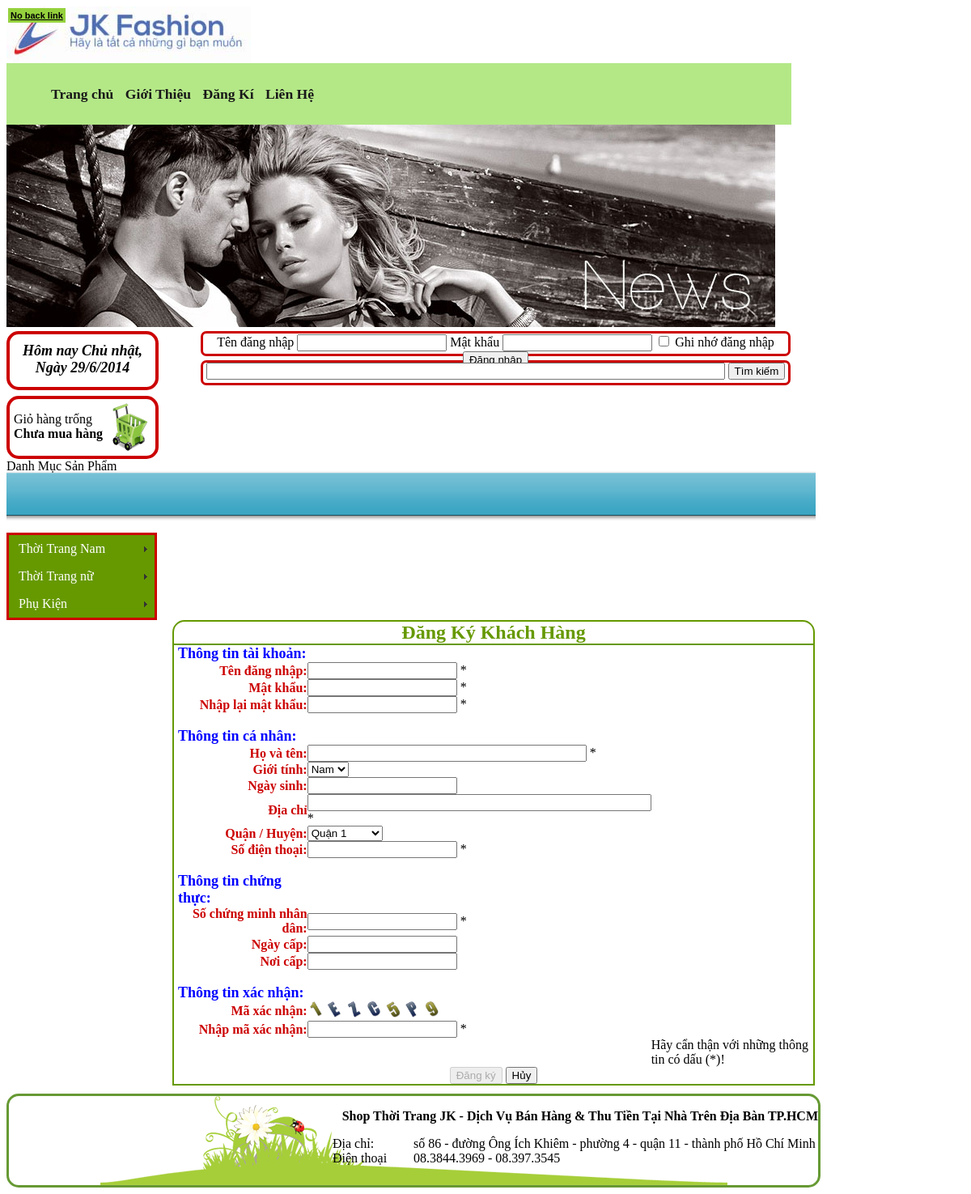
The app's page /index.php?link=dangky with its own data.
### tables this page shows
CREATE TABLE IF NOT EXISTS `chungloaisanpham` (
  `idCL` int(255) NOT NULL AUTO_INCREMENT,
  `TenCL` varchar(100) NOT NULL,
  `AnHien` int(255) NOT NULL,
  PRIMARY KEY (`idCL`)
);

### dangky.php (the view, shortened to what this page needs)
<?php
$chuoi= array('A','B','C','D','E','F','G','H','I','J','K','L','M','N','O','P','Q','R','S','T','U','V','W','X','Y','Z','0','1','2','3','4','5','6','7','8','9');
$tam=count ($chuoi)-1;
?>
<!DOCTYPE html PUBLIC "-//W3C//DTD XHTML 1.0 Transitional//EN" "http://www.w3.org/TR/xhtml1/DTD/xhtml1-transitional.dtd">
<html xmlns="http://www.w3.org/1999/xhtml">
<head>
</head>
<body>
<div id="dangky">
	<div id="namedangky">Đăng Ký Khách Hàng</div>
    <div id="contentdangky">
    <form id="formdangky" name="formdangky" method="post" action="xuly_dangky.php" onsubmit="return kiemtradangky(an1, an2, an3, an4, an5, an6, an7, an8)" >
    <table width="790" border="0" cellspacing="0" cellpadding="0">
  <tr>
    <td width="205" class="muclon">Thông tin tài khoản:</td>
    <td width="316">&nbsp;</td>
    <td width="269">&nbsp;</td>
  </tr>
  <tr>
    <td align="right" class="mucnho">Tên đăng nhập:</td>
    <td><input type="text" name="tendangnhap" id="tendangnhap" maxlength="22" /><input type="hidden" id="an1" name="an1" />
    *</td>
    <td><div id="ketquatendangnhap"></div></td>
  </tr>
  <tr>
    <td align="right" class="mucnho">Mật khẩu:</td>
    <td><input type="password" name="matkhau" id="matkhau" onblur="kiemtramatkhau(this.value)" /><input type="hidden" id="an2" name="an2" />
    *</td>
    <td><div id="ketquamatkhau"></div></td>
  </tr>
  <tr>
    <td align="right" class="mucnho">Nhập lại mật khẩu:</td>
    <td><input type="password" name="nhaplaimatkhau" id="nhaplaimatkhau" onblur="ktnhaplaimatkhau(matkhau.value,nhaplaimatkhau.value)" /><input type="hidden" id="an3" name="an3" />
    *</td>
    <td><div id="ketquanhaplaimk"></div></td>
  </tr>
  <tr>
    <td>&nbsp;</td>
    <td>&nbsp;</td>
    <td>&nbsp;</td>
  </tr>
  <tr>
    <td class="muclon">Thông tin cá nhân:</td>
    <td>&nbsp;</td>
    <td>&nbsp;</td>
  </tr>
  <tr>
    <td align="right" class="mucnho">Họ và tên:</td>
    <td><input name="hovaten" type="text" id="hovaten" size="40" onblur="kiemtrahovaten(this.value)" /><input type="hidden" id="an4" name="an4" />
    *</td>
    <td><div id="ketquahovaten"></div></td>
  </tr>
  <tr>
    <td align="right" class="mucnho">Giới tính:</td>
    <td><select name="gioitinh" id="gioitinh">
    <option value="Nam">Nam</option>
    </select></td>
    <td>&nbsp;</td>
  </tr>
  <tr>
    <td align="right" class="mucnho">Ngày sinh:</td>
    <td><input type="text" name="ngaysinh" id="ngaysinh" /></td>
    <td>&nbsp;</td>
  </tr>
  <tr>
    <td align="right" class="mucnho">Địa chỉ</td>
    <td><input name="diachi" type="text" id="diachi" size="50" onblur="kiemtradiachi(this.value)" /><input type="hidden" id="an5" name="an5" />*</td>
    <td><div id="ketquadiachi"></div></td>
  </tr>
  <tr>
    <td align="right" class="mucnho">Quận / Huyện:</td>
    <td><select name="tinhthanhpho" id="tinhthanhpho">
    <?php
	$slqh="select * from quanhuyen";
	$qrqh=mysql_query($slqh);
	while ($rowqh=mysql_fetch_array($qrqh))
	{
	?>
    <option value="<?php echo $rowqh['TenQuanHuyen']; ?>"><?php echo $rowqh['TenQuanHuyen']; ?></option>
    <?php
	}
	?>
    </select></td>
    <td>&nbsp;</td>
  </tr>
  <tr>
    <td align="right" class="mucnho">Số điện thoại:</td>
    <td><input type="text" name="sodienthoai" id="sodienthoai" onblur="kiemtradienthoai(this.value)" /><input type="hidden" id="an6" name="an6" />
    *</td>
    <td><div id="ketquadienthoai"></div></td>
  </tr>
  <tr>
    <td>&nbsp;</td>
    <td>&nbsp;</td>
    <td>&nbsp;</td>
  </tr>
  <tr>
    <td class="muclon">Thông tin chứng thực:</td>
    <td>&nbsp;</td>
    <td>&nbsp;</td>
  </tr>
  <tr>
    <td align="right" class="mucnho">Số chứng minh nhân dân:</td>
    <td><input type="text" name="socmnd" id="socmnd" onblur="kiemtracmnd(this.value)" /><input type="hidden" id="an7" name="an7" />
    *</td>
    <td><div id="ketquacmnd"></div></td>
  </tr>
  <tr>
    <td align="right" class="mucnho">Ngày cấp:</td>
    <td><input type="text" name="ngaycapcmnd" id="ngaycapcmnd" /></td>
    <td>&nbsp;</td>
  </tr>
  <tr>
    <td align="right" class="mucnho">Nơi cấp:</td>
    <td><input type="text" name="noicapcmnd" id="noicapcmnd" /></td>
    <td>&nbsp;</td>
  </tr>
  <tr>
    <td>&nbsp;</td>
    <td>&nbsp;</td>
    <td>&nbsp;</td>
  </tr>
  <tr>
    <td class="muclon">Thông tin xác nhận:</td>
    <td>&nbsp;</td>
    <td>&nbsp;</td>
  </tr>
  <tr>
    <td class="mucnho" align="right">Mã xác nhận:</td>
    <td>
    <?php
	for ($k=0;$k<=6;$k++)
		{
			$vitri=rand(0,$tam);
			$ketquachuoi=$chuoi[$vitri];
	?>
            <img src="images_maxacnhan/<?php echo $ketquachuoi; ?>.png" width="20" />
    <?php
	}
	?>
    </td>
    <td></td>
  </tr>
  <tr>
    <td class="mucnho" align="right">Nhập mã xác nhận:</td>
    <td><input type="text" name="maxacnhan" id="maxacnhan" onblur="kiemtramaxacnhan(document.formdangky.hiddenmxn.value,this.value)" /><input type="hidden" id="an8" name="an8" />
      *</td>
    <td><div id="ketquamaxacnhan"></div></td>
  </tr>
  <tr>
    <td>&nbsp;</td>
    <td>&nbsp;</td>
    <td>Hãy cẩn thận với những thông tin có dấu (*)!</td>
  </tr>
  <tr>
    <td colspan="3" align="center">
      <input type="submit" name="butdangky" id="butdangky" value="Đăng ký" disabled="disabled" />
      <input type="reset" name="butcancel" id="butcancel" value="Hủy" /></td>
    </tr>
</table>
</form>
    </div>
</div>
</body>
</html>

### menu_doc.php (shortened to what this page needs)
<link href="SpryAssets/SpryMenuBarVertical.css" rel="stylesheet" type="text/css" />
<ul id="MenuBar1" class="MenuBarVertical">
<?php
$slcl="select * from chungloaisanpham where AnHien='1'";
$qrcl=mysql_query($slcl);
while ($rowcl=mysql_fetch_array($qrcl))
{
?>
  <li><a class="MenuBarItemSubmenu" href="index.php?link=chungloaisp&idCL=<?php echo $rowcl['idCL']; ?>"><?php echo $rowcl['TenCL']; ?></a>
  </li>
<?php
}
?>
</ul>

### SpryAssets/SpryMenuBarVertical.css (style rules this page uses)
ul.MenuBarVertical { margin: 0; padding: 0; list-style-type: none; font-size: 100%; cursor: default; width: 180px; }
ul.MenuBarVertical li { margin: 0; padding: 0; list-style-type: none; font-size: 100%; position: relative; text-align: left; cursor: pointer; width: 180px; }
ul.MenuBarVertical { border: 3px solid #C00; }
ul.MenuBarVertical a { display: block; cursor: pointer; background-color:#690; padding: 0.5em 0.75em; color: #FFF; text-decoration: none; background-repeat: repeat; }
ul.MenuBarVertical a.MenuBarItemSubmenu { background-image: url(SpryMenuBarRight.gif); background-repeat: no-repeat; background-position: 95% 50%; }

### dangky.php (style rules this page uses)
#namedangky { width: 100%; border-bottom-width: 2px; border-bottom-style: solid; border-bottom-color: #690; font-size: 24px; font-weight: bolder; text-align: center; color: #690; }
#contentdangky { width: 100%; }
.muclon { font-size: 18px; font-weight: bolder; color: #00F; padding-left: 5px; }
.mucnho { font-weight: bolder; color: #C00; }

### records on screen
chungloaisanpham: TenCL "Thời Trang Nam"
chungloaisanpham: TenCL "Thời Trang nữ"
chungloaisanpham: TenCL "Phụ Kiện"

### other values on screen
form field tinhthanhpho "Quận 1"
